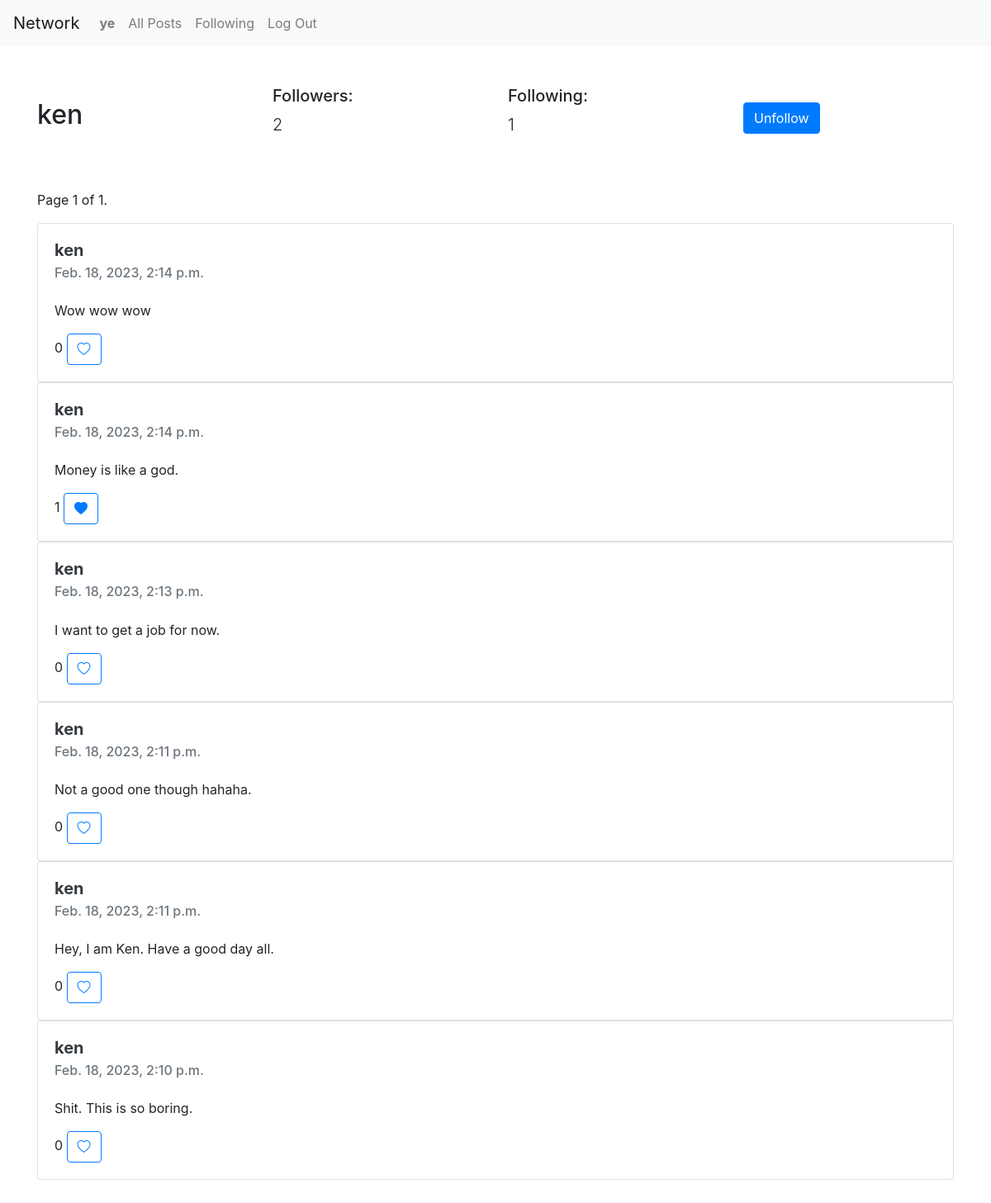
/profile-view/ken (signed in), run on the app's committed database.
### network/models.py (models this page shows, shortened)
class User(AbstractUser):
    pass

class Profile(models.Model):
    user = models.ForeignKey(User,on_delete=models.CASCADE)
    id_user = models.IntegerField()
    followers = models.IntegerField(default=0)
    following = models.IntegerField(default=0)

class Post(models.Model):
    user = models.CharField(max_length=100)
    content = models.TextField()
    created_at = models.DateTimeField(default=datetime.now)
    likes = models.IntegerField(default=0)
    class Meta:
        ordering = ['-created_at']

class LikePost(models.Model):
    post_id = models.IntegerField()
    user = models.CharField(max_length=100)

### network/views.py (the view)
# urls.py: path('profile-view/<str:user>',views.profile_view,name='profile_view'),
@login_required(login_url='login')
def profile_view(request,user):
    user_profile = User.objects.get(username=user)
    profile = Profile.objects.get(user=user_profile)
    posts = Post.objects.filter(user=user)
    paginator = Paginator(posts,10) # Show 10 posts per page
    page_number = request.GET.get('page')
    page_obj = paginator.get_page(page_number)
    already_followed = Follow.objects.filter(user_follow=request.user.username,user_profile=user_profile.username).first()
    liked_posts_all = []
    for post in posts:
        liked_posts = LikePost.objects.filter(user=request.user.username,post_id=post.id)
        liked_posts_all.extend(liked_posts)
    return render(request,'network/profile.html',{
        'profile':profile,
        'page_obj':page_obj,
        'user_profile': user_profile.username,
        'user_request': request.user.username,
        'already_followed': already_followed,
        'liked_posts': liked_posts_all
    })

### network/templates/network/profile.html (shortened to what this page needs)
{% extends 'network/layout.html' %}
{% load static %}
{% block body %}
<div class="container">
    <div class="row justify-content-center align-items-center my-5">
        <div class="col-3 ">
            <h2>{{profile.user.username}}</h2>
        </div>
        <div class="col-3">
            <h5> Followers:</h5> <p id="follower_count" class="lead">{{ profile.followers }}</p>
        </div>
        <div class="col-3">
            <h5> Following:</h5>  <p class="lead">{{ profile.following }}</p>
        </div>
        <div class="col-3">
            {% if user_request != user_profile %}
                <button id="follow_btn" class="btn btn-primary"> {% if already_followed %} Unfollow {% else %} Follow {% endif %}</button>
            {% endif %}
        </div>
    </div>
    <div class="row justify-content-center align-items-center my-5">
        <div class="col-12">
            <nav aria-label="post pages">
                <span class="current">
                    Page {{ page_obj.number }} of {{ page_obj.paginator.num_pages }}.
                </span>
            </nav>
        {% if page_obj %}
            {% for post in page_obj %}
            <div class="card" style="width: 100%;">
                <div class="card-body">
                    <h5 class="card-title"><a class="text-dark" href="{% url 'profile_view' post.user %}"><strong>{{post.user}}</strong></a></h5>
                    <h6 class="card-subtitle mb-4 text-muted">{{ post.created_at }}</h6>
                    <p class="card-text">{{ post.content }}</p>
                    <span id="like_count{{post.id}}">{{ post.likes }}</span>
                    <button type="button" id="like{{post.id}}" class="like btn btn-outline-primary" value="like">
                        {% if liked_posts %}
                        {% for liked_post in liked_posts %}
                                {% if post.id == liked_post.post_id %}
                                    <i id="heart{{post.id}}" class="bi bi-heart-fill"></i>
                                {% else %}
                                    <i id="heart{{post.id}}" class="bi bi-heart"></i>
                                {% endif %}
                        {% endfor %}
                        {% else %}
                            <i id="heart{{post.id}}" class="bi bi-heart"></i>
                        {% endif %}
                    </button>
                </div>
            </div>
        {% endfor %}
        {% else %}
            <h4 class="text-center text-muted display-4 mt-5">No posts yet</h4>
        {% endif %}
        </div>
    </div>
</div>
{% endblock%}

### network/templates/network/layout.html (shortened to what this page needs)
{% load static %}
<!DOCTYPE html>
<html lang="en">
  <head>
    <link
      rel="stylesheet"
      href="https://stackpath.bootstrapcdn.com/bootstrap/4.4.1/css/bootstrap.min.css"
    />
    <link href="{% static 'network/styles.css' %}" rel="stylesheet" />
    <link
      rel="stylesheet"
      href="https://cdn.jsdelivr.net/npm/bootstrap-icons@1.10.3/font/bootstrap-icons.css"
    />
  </head>
  <body>
    <nav class="navbar navbar-expand-lg navbar-light bg-light">
      <a class="navbar-brand" href="{% url 'index' %}">Network</a>
      <div>
        <ul class="navbar-nav mr-auto">
                {% if user.is_authenticated %}
                    <li class="nav-item">
                        <a class="nav-link" href="{% url 'profile_view' user.username %}"><strong>{{ user.username }}</strong></a>
                    </li>
                {% endif %}
                <li class="nav-item">
                  <a class="nav-link" href="{% url 'index' %}">All Posts</a>
                </li>
                {% if user.is_authenticated %}
                    <li class="nav-item">
                        <a class="nav-link" href="{% url 'following' %}">Following</a>
                    </li>
                    <li class="nav-item">
                        <a class="nav-link" href="{% url 'logout' %}">Log Out</a>
                    </li>
                {% endif %}
              </ul>
      </div>
    </nav>
    <div class="body">{% block body %} {% endblock %}</div>
  </body>
</html>

### data on the page
User: username "ye"
Profile: user.username "ken", followers "2", following "1"
Post: user "ken", created_at "Feb. 18, 2023, 2:14 p.m.", content "Wow wow wow", likes "0"
Post: user "ken", created_at "Feb. 18, 2023, 2:14 p.m.", content "Money is like a god.", likes "1"
Post: user "ken", created_at "Feb. 18, 2023, 2:13 p.m.", content "I want to get a job for now.", likes "0"
Post: user "ken", created_at "Feb. 18, 2023, 2:11 p.m.", content "Not a good one though hahaha.", likes "0"
Post: user "ken", created_at "Feb. 18, 2023, 2:11 p.m.", content "Hey, I am Ken. Have a good day all.", likes "0"
Post: user "ken", created_at "Feb. 18, 2023, 2:10 p.m.", content "Shit. This is so boring.", likes "0"

### other printed values
{{ page_obj.number }} "1"
{{ page_obj.paginator.num_pages }} "1"
